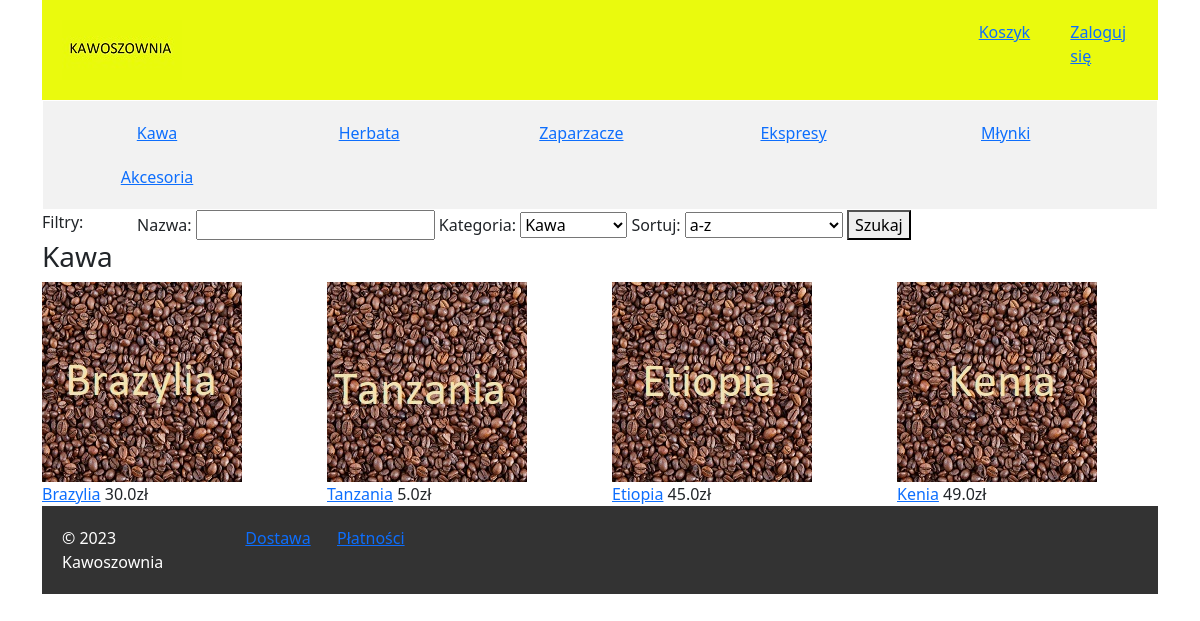
/?category=1, run on the app's committed database.
### mysite/models.py (models this page shows)
class Category(models.Model):
    name = models.CharField('Nazwa', max_length=50, unique=True)
    def __str__(self):
        return f'{self.name}'

class Product(models.Model):
    name = models.CharField('Nazwa', max_length=50, null=True, blank=True)
    price =  models.FloatField('Cena', validators=[MinValueValidator(0)])
    category = models.ForeignKey(Category, models.PROTECT, 'Kategoria', null=True, blank=True)
    description = models.TextField('Opis', null=True, blank=True)
    availability = models.BooleanField('Dostępność')
    quantity = models.PositiveIntegerField('Ilość w magazynie')
    def __str__(self):
        return f'{self.name}'

### mysite/views.py (the view)
# urls.py: path('', views.HomePageView.as_view(), name="home"),
class HomePageView(ListView):
    model = Product
    template_name = 'mysite/product/product_list.html'
    def get_context_data(self, context=None, **kwargs):
        context = super().get_context_data(**kwargs)
        sort = None
        form = ProductSearchForm(self.request.GET)
        if form.is_valid():
            sort = form.cleaned_data.get('sort', '')
            if form.cleaned_data.get('name', ''):
                name = form.cleaned_data.get('name', '').strip()
                if name:
                    context["product_list"] = context["product_list"].filter(name__icontains=name)
        category = self.request.GET.get('category') if self.request.GET.get('category') != None else ''
        if category:
            context["one_category"] = Category.objects.get(pk=category)
            context["product_list"] = context["product_list"].filter(category=category)
        else:
            context["category_list"] = Category.objects.all()
        if sort:
            context["product_list"] = context["product_list"].order_by(sort)
        return super().get_context_data(
            form=form,
            context=context,
            **kwargs)

### mysite/forms.py
class ProductSearchForm(ModelForm):
    sort = forms.ChoiceField(choices=SORT_CHOICES, label="Sortuj")
    sort.required = False
    class Meta:
        model = Product
        fields = ('name', 'category', )
    def __init__(self, *args, **kwargs):
        super(ProductSearchForm, self).__init__(*args, **kwargs)
        self.fields['category'].label = "Kategoria"

### mysite/context_processors.py (called while the page is built)
def categories(request):
    return {
        'categories': Category.objects.all()
    }

### mysite/templates/mysite/product/product_list.html (shortened to what this page needs)
{% extends 'base.html' %}
{% load static %}
{% block content %}
<div class="row">
    <div class="col-1">
        Filtry:
    </div>
    <div class="col">
        <form method="get">
            {{form}}
            <button type="submit">Szukaj</button>
        </form>
    </div>
</div>
{% if context.one_category %}
    <h3>{{context.one_category}}</h3>
    <div class="row">
        {% for product in context.product_list %}
            <div class="col">
                <div>
                    <a href="/product/{{product.id}}/"><img src="{% static 'assets/img/'|add:product.name|add:'.jpg' %}"></a>
                </div>
                <a href="/product/{{product.id}}/">{{product}}</a>
                {{product.price}}zł
            </div>
        {% endfor %}
    </div>
{% endif %}
{% endblock %}

### ecommerce/templates/base.html (shortened to what this page needs)
{% load static %}
<!DOCTYPE html>
<html>
  <head>
    <link rel="stylesheet" href="{% static 'assets/css/style.css' %}">
    <link href="https://cdn.jsdelivr.net/npm/bootstrap@5.2.3/dist/css/bootstrap.min.css" rel="stylesheet">
  </head>
  <body class="container">
    <header>
      <div class="row">
        <div class="col">
          <a href="/"><img src="{% static 'assets/img/logo.jpg' %}"></a>
        </div>
        <div class="col-1">
          <a href="/order_detail/"> Koszyk </a>
        </div>
        <div class="col-1">
          {% if user.is_authenticated %}
            <div>
              <a href="/accounts/logout/"> Wyloguj się </a>
            </div>
          {% else %}
            <div>
              <a href="/accounts/login/"> Zaloguj się </a>
            </div>
          {% endif %}
        </div>
    </header>
    <nav>
      <ul>
        {% for category in categories %}
          <li class="text-center" style="width: 208px;"><a href="/?category={{category.id}}"> {{category}} </a></li>
        {% endfor %}
      </ul>
    </nav>
    {% block content %}{% endblock %}
    <footer>
      <div class="row">
        <div class="col-2">
          &copy; 2023 Kawoszownia
        </div>
        <div class="col-1">
          <a href="/delivery/"> Dostawa </a>
        </div>
        <div class="col-1">
          <a href="/payment/"> Płatności </a>
        </div>
      </div>
    </footer>
  </body>
</html>

### ecommerce/static/assets/css/style.css (style rules this page uses)
header { background-color: rgb(234, 250, 13); color: #ccc; padding: 20px; }
nav { background-color: #f2f2f2; border: 1px solid white; padding: 10px; }
nav ul { list-style-type: none; margin: 0; padding: 0; }
nav li { display: inline-block; }
nav a { display: block; padding: 10px; }
footer { background-color: #333; color: white; padding: 20px; }

### data on the page
Category: name "Kawa", one_category "Kawa"
Category: name "Herbata"
Category: name "Zaparzacze"
Category: name "Ekspresy"
Category: name "Młynki"
Category: name "Akcesoria"
Product: name (picture), name "Brazylia", price "30.0"
Product: name (picture), name "Tanzania", price "5.0"
Product: name (picture), name "Etiopia", price "45.0"
Product: name (picture), name "Kenia", price "49.0"
